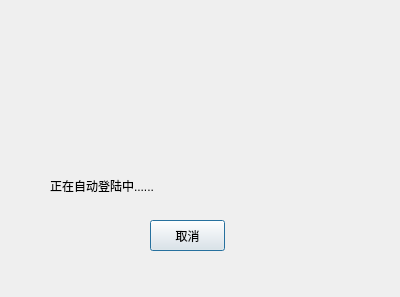
<?xml version="1.0" encoding="UTF-8"?>
<ui version="4.0">
 <class>autoLogin</class>
 <widget class="QDialog" name="autoLogin">
  <property name="geometry">
   <rect>
    <x>0</x>
    <y>0</y>
    <width>400</width>
    <height>297</height>
   </rect>
  </property>
  <property name="windowTitle">
   <string>Dialog</string>
  </property>
  <widget class="QPushButton" name="cancel">
   <property name="geometry">
    <rect>
     <x>150</x>
     <y>220</y>
     <width>75</width>
     <height>31</height>
    </rect>
   </property>
   <property name="text">
    <string>取消</string>
   </property>
  </widget>
  <widget class="QLabel" name="label">
   <property name="geometry">
    <rect>
     <x>50</x>
     <y>170</y>
     <width>301</width>
     <height>31</height>
    </rect>
   </property>
   <property name="styleSheet">
    <string notr="true">font: 16pt &quot;宋体&quot;;
text-align: center;</string>
   </property>
   <property name="text">
    <string>正在自动登陆中......</string>
   </property>
  </widget>
  <widget class="QLabel" name="movie">
   <property name="geometry">
    <rect>
     <x>120</x>
     <y>20</y>
     <width>125</width>
     <height>125</height>
    </rect>
   </property>
   <property name="styleSheet">
    <string notr="true"/>
   </property>
   <property name="text">
    <string/>
   </property>
  </widget>
 </widget>
 <resources/>
 <connections/>
</ui>
